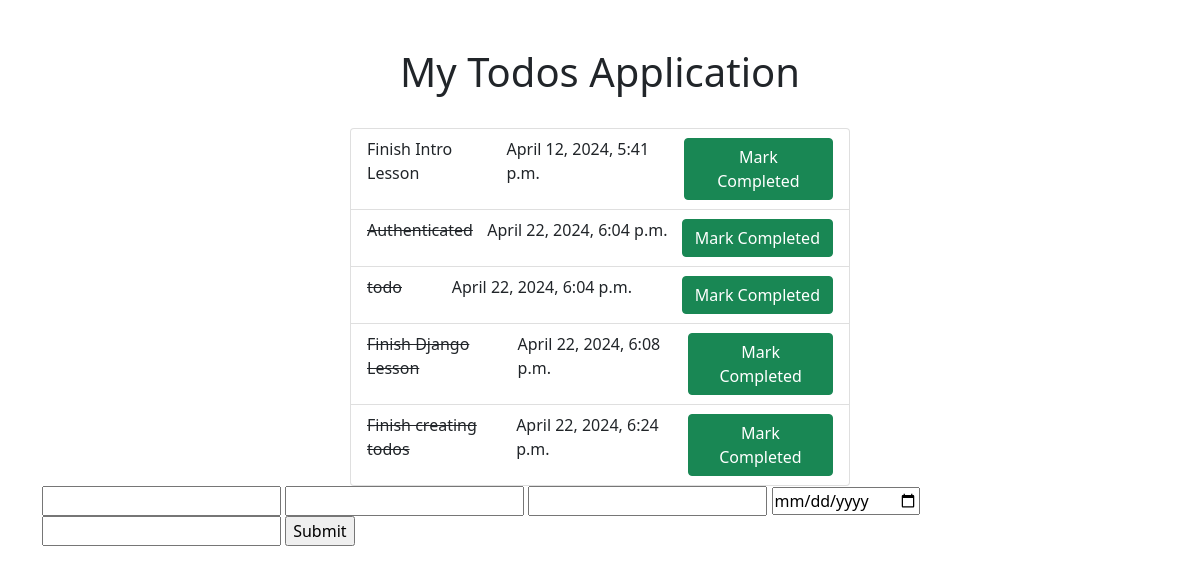
The page / on the database its author committed.
### core/models.py (models this page shows, shortened)
class Todo(models.Model):
    user = models.ForeignKey(User, on_delete=models.CASCADE)
    text = models.CharField(max_length= 200)
    completed = models.BooleanField(default=False)
    deadline = models.DateTimeField(null=True, blank=True)
    created = models.DateTimeField(auto_now_add=True)

### core/views.py (the view)
# urls.py: path("",views.index),
def index(request):
    todos = Todo.objects.all() # SELECT * FROM Todo -- select everything from todos
    context = {
        "todos_list": todos
    }
    return render(request,"index.html", context)

### core/templates/index.html (shortened to what this page needs)
<!DOCTYPE html>
<html lang="en">
<head>
    <link href="https://cdn.jsdelivr.net/npm/bootstrap@5.0.2/dist/css/bootstrap.min.css" rel="stylesheet">
</head>
<body>
    <div class="container pt-4">
        <div class="flex-center">
            <h1 class="p-4">My Todos Application</h1>
            <div class="w-40">
                <ul class="list-group">
                    {% for todo in todos_list %}
                        <li class="list-group-item flex-between">
                            <p {% if todo.completed %}class="completed"{% endif %}>{{todo.text}}</p>
                            <p>{{todo.created}}</p>
                            <button class="btn btn-success">Mark Completed</button>
                        </li>
                    {% endfor %}
                </ul>
            </div>
        </div>
        <div>
            <form method="post" action="/create-teacher/">
                <input type="text" name="first_name">
                <input type="text" name="last_name">
                <input type="text" name="school">
                <input type="date" name="hire_date">
                <input type="number" name="salary">
                <input type="submit" value="Submit">
            </form>
        </div>
    </div>
</body>
</html>

### core/templates/index.html (style rules this page uses)
.flex-center { display: flex; align-items: center; justify-content: center; flex-direction: column; }
.w-40 { width: 500px; }
.flex-between { display: flex; align-items: center; justify-content: space-between; }
.completed { text-decoration: line-through; }

### rows shown on the page
Todo: text "Finish Intro Lesson", created "April 12, 2024, 5:41 p.m."
Todo: text "Authenticated", created "April 22, 2024, 6:04 p.m."
Todo: text "todo", created "April 22, 2024, 6:04 p.m."
Todo: text "Finish Django Lesson", created "April 22, 2024, 6:08 p.m."
Todo: text "Finish creating todos", created "April 22, 2024, 6:24 p.m."
